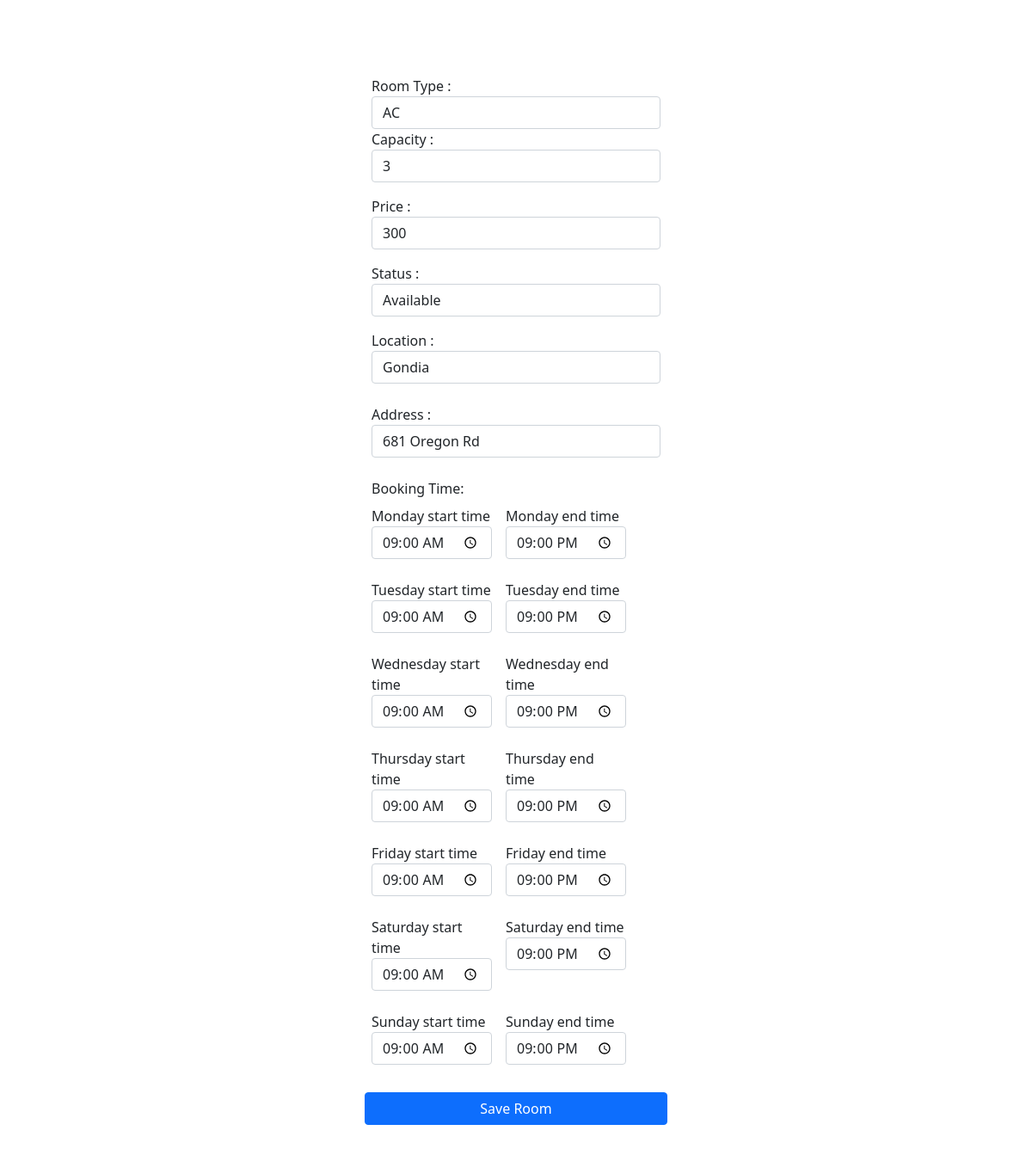
The app's page /roomedit/ssd/11 (signed in) with its own data.
### rmmain/models.py (models this page shows, shortened)
class Room(models.Model):
    manager = models.ForeignKey(Manager,on_delete=models.CASCADE)
    roomtype = models.ForeignKey(Roomtype,on_delete=models.CASCADE)
    capacity = models.IntegerField(default=0,blank=False)
    price = models.IntegerField(default=0)
    status = models.CharField(max_length=10000,blank=False)
    location = models.ForeignKey(Location,on_delete=models.CASCADE)
    address = models.CharField(max_length=10000,blank=False)
    mnumber = models.CharField(max_length=11,blank=False)

class Roomtype(models.Model):
    roomtype = models.CharField(max_length=200,blank=False)
    def __str__(self):
        return str(self.roomtype)

class Location(models.Model):
    city = models.CharField(max_length=200,blank=False)
    state = models.CharField(max_length=200,blank=False)
    country = models.CharField(max_length=200,blank=False)
    def __str__(self):
        return str(self.city)

class Timing(models.Model):
    manager = models.ForeignKey(Manager,on_delete=models.CASCADE)
    roomid = models.ForeignKey(Room,on_delete=models.CASCADE)
    smonday = models.TimeField(default= "09:00:00" ,blank=True)
    emonday = models.TimeField(default= "21:00:00",blank=True)
    stuesday = models.TimeField(default= "09:00:00",blank=True)
    etuesday = models.TimeField(default= "21:00:00",blank=True)
    swednesday = models.TimeField(default= "09:00:00",blank=True)
    ewednesday = models.TimeField(default= "21:00:00",blank=True)
    sthursday = models.TimeField(default= "09:00:00",blank=True)
    ethursday = models.TimeField(default= "21:00:00",blank=True)
    sfriday = models.TimeField(default= "09:00:00",blank=True)
    efriday = models.TimeField(default= "21:00:00",blank=True)
    ssaturday = models.TimeField(default= "09:00:00",blank=True)
    esaturday = models.TimeField(default= "21:00:00",blank=True)
    ssunday = models.TimeField(default= "09:00:00",blank=True)
    esunday = models.TimeField(default= "21:00:00",blank=True)

### rmmain/views.py (the view)
# urls.py: path('roomedit/<str:user>/<int:id>', views.roomedit,name='roomedit'),
def roomedit(request,user,id):
    if request.user.is_authenticated:
        if(request.method == "POST"):
            if(request.POST.get('eroomtype') and request.POST['ecapacity'] and request.POST['eprice'] and request.POST.get('estatus') and request.POST.get('elocation') and request.POST['eaddress']):
                new_data = Room.objects.get(pk=id)
                new_data.roomtype = Roomtype.objects.get(roomtype=request.POST.get('eroomtype'))
                new_data.capacity = request.POST['ecapacity']
                new_data.price = request.POST['eprice']
                new_data.status = request.POST.get('estatus')
                new_data.location = Location.objects.get(city=request.POST.get('elocation'))
                new_data.address = request.POST['eaddress']
                new_data.save()
                new_time = Timing.objects.get(roomid = id)
                new_time.smonday = request.POST.get('smonday')
                new_time.emonday = request.POST.get('emonday')
                new_time.stuesday = request.POST.get('stuesday')
                new_time.etuesday = request.POST.get('etuesday')
                new_time.swednesday = request.POST.get('swednesday')
                new_time.ewednesday = request.POST.get('ewednesday')
                new_time.sthursday = request.POST.get('sthursday')
                new_time.ethursday = request.POST.get('ethursday')
                new_time.sfriday = request.POST.get('sfriday')
                new_time.efriday =request.POST.get('efriday')
                new_time.ssaturday = request.POST.get('ssaturday')
                new_time.esaturday = request.POST.get('esaturday')
                new_time.ssunday = request.POST.get('ssunday')
                new_time.esunday = request.POST.get('esunday')
                new_time.save()
                return redirect('manager_dashboard',user=request.user)
            else:
                all_roomtypes = Roomtype.objects.all()
                locations = Location.objects.all()
                prev_data = Room.objects.get(pk=id)
                bookrange = Timing.objects.get(roomid = id)
                context = {
                    'alltypes':all_roomtypes,
                    'alllocations' : locations,
                    'prev_data' : prev_data,
                    'room_id':id,
                    'bookrange':bookrange
                }
                return render(request,'roomedit.html',context)
        else:
            all_roomtypes = Roomtype.objects.all()
            locations = Location.objects.all()
            prev_data = Room.objects.get(pk=id)
            bookrange = Timing.objects.get(roomid = id)
            print(bookrange.smonday)
            context = {
                'alltypes':all_roomtypes,
                'alllocations' : locations,
                'prev_data' : prev_data,
                'room_id':id,
                'bookrange':bookrange
            }
            return render(request,'roomedit.html',context)
    else:
        return redirect('manager_login')

### templates/roomedit.html (shortened to what this page needs)
<!doctype html>
<html lang="en">
<head>
    <link href="https://cdn.jsdelivr.net/npm/bootstrap@5.1.3/dist/css/bootstrap.min.css" rel="stylesheet"
>
</head>
<body>
    <div class="container-fluid">
        <section class="w-100 p-4 d-flex justify-content-center pb-4 " style="margin-top: 4rem;margin-bottom: 4rem;">
            <form class="row g-3" action="/roomedit/{{request.user}}/{{room_id}}" method="POST" style="text-align: initial;width: 22rem;">
                <div class="form-row">
                    <div class="form-group">
                        <label for="roomtype">Room Type : </label>
                        <select name="eroomtype" id="roomtype" class="form-control">
                            <option value="{{prev_data.roomtype}}" selected hidden>{{prev_data.roomtype}}</option>
                        </select>
                    </div>
                    <div class="form-group">
                        <label for="capacity">Capacity :</label>
                        <input value="{{prev_data.capacity}}" name="ecapacity" type="number" class="form-control" id="capacity" placeholder="capacity">
                    </div>
                </div>
                <div class="form-group">
                    <label for="price">Price :</label>
                    <input value="{{prev_data.price}}" name="eprice" type="number" class="form-control" id="price" placeholder="Price">
                </div>
                <div class="form-group">
                    <label for="status">Status : </label>
                    <select name="estatus" id="status" class="form-control">
                        <option value="{{prev_data.status}}" selected hidden>{{prev_data.status}}</option>
                    </select>
                </div>
                <div class="form-group mb-2">
                    <div class="form-group">
                        <label for="location">Location : </label>
                        <select name="elocation" id="location" class="form-control">
                            <option value="{{prev_data.location}}" selected hidden>{{prev_data.location}}</option>
                        </select>
                    </div>
                </div>
                <div class="form-group mb-2">
                    <div class="form-group">
                        <label for="address">Address : </label>
                        <input value="{{prev_data.address}}" name="eaddress" type="text" class="form-control" id="address" placeholder="Address">
                    </div>
                </div>
                <div class="form-group mb-2">
                    <label class="mb-2" for="location">Booking Time: </label>
                    <div class="form-group" style="display: flex;flex-wrap: wrap;flex-direction: row;gap: 1rem;">
                        <div class="form-group mb-2 col-md-5">
                            <label for="inputAddress">Monday start time</label>
                            <input value="{{bookrange.smonday|time:'H:i'}}" name="smonday" type="time" class="form-control " id="price" placeholder="Price">
                        </div>
                        <div class="form-group mb-2 col-md-5">
                            <label for="inputAddress">Monday end time</label>
                            <input value="{{bookrange.emonday|time:'H:i'}}" name="emonday" type="time" class="form-control" id="price" placeholder="Price">
                        </div>
                        <div class="form-group mb-2 col-md-5">
                            <label for="inputAddress">Tuesday start time</label>
                            <input value="{{bookrange.stuesday|time:'H:i'}}" name="stuesday" type="time" class="form-control " id="price" placeholder="Price">
                        </div>
                        <div class="form-group mb-2 col-md-5">
                            <label for="inputAddress">Tuesday end time</label>
                            <input value="{{bookrange.etuesday|time:'H:i'}}" name="etuesday" type="time" class="form-control" id="price" placeholder="Price">
                        </div>
                        <div class="form-group mb-2 col-md-5">
                            <label for="inputAddress">Wednesday start time</label>
                            <input value="{{bookrange.swednesday|time:'H:i'}}" name="swednesday" type="time" class="form-control " id="price" placeholder="Price">
                        </div>
                        <div class="form-group mb-2 col-md-5">
                            <label for="inputAddress">Wednesday end time</label>
                            <input value="{{bookrange.ewednesday|time:'H:i'}}" name="ewednesday" type="time" class="form-control" id="price" placeholder="Price">
                        </div>
                        <div class="form-group mb-2 col-md-5">
                            <label for="inputAddress">Thursday start time</label>
                            <input value="{{bookrange.sthursday|time:'H:i'}}" name="sthursday" type="time" class="form-control " id="price" placeholder="Price">
                        </div>
                        <div class="form-group mb-2 col-md-5">
                            <label for="inputAddress">Thursday end time</label>
                            <input value="{{bookrange.ethursday|time:'H:i'}}" name="ethursday" type="time" class="form-control" id="price" placeholder="Price">
                        </div>
                        <div class="form-group mb-2 col-md-5">
                            <label for="inputAddress">Friday start time</label>
                            <input value="{{bookrange.sfriday|time:'H:i'}}" name="sfriday" type="time" class="form-control " id="price" placeholder="Price">
                        </div>
                        <div class="form-group mb-2 col-md-5">
                            <label for="inputAddress">Friday end time</label>
                            <input value="{{bookrange.efriday|time:'H:i'}}" name="efriday" type="time" class="form-control" id="price" placeholder="Price">
                        </div>
                        <div class="form-group mb-2 col-md-5">
                            <label for="inputAddress">Saturday start time</label>
                            <input value="{{bookrange.ssaturday|time:'H:i'}}" name="ssaturday" type="time" class="form-control " id="price" placeholder="Price">
                        </div>
                        <div class="form-group mb-2 col-md-5">
                            <label for="inputAddress">Saturday end time</label>
                            <input value="{{bookrange.esaturday|time:'H:i'}}" name="esaturday" type="time" class="form-control" id="price" placeholder="Price">
                        </div>
                        <div class="form-group mb-2 col-md-5">
                            <label for="inputAddress">Sunday start time</label>
                            <input value="{{bookrange.ssunday|time:'H:i'}}" name="ssunday" type="time" class="form-control " id="price" placeholder="Price">
                        </div>
                        <div class="form-group mb-2 col-md-5">
                            <label for="inputAddress">Sunday end time</label>
                            <input value="{{bookrange.esunday|time:'H:i'}}" name="esunday" type="time" class="form-control" id="price" placeholder="Price">
                        </div>
                    </div>
                </div>
                <button type="submit" class="btn btn-primary">Save Room</button>
            </form>
        </section>
    </div>
</body>
</html>

### records on screen
Room: eroomtype "AC", ecapacity "3", eprice "300", estatus "Available", elocation "Gondia", eaddress "681 Oregon Rd"
Timing: smonday "09:00", emonday "21:00", stuesday "09:00", etuesday "21:00", swednesday "09:00", ewednesday "21:00", sthursday "09:00", ethursday "21:00", sfriday "09:00", efriday "21:00", ssaturday "09:00", esaturday "21:00", ssunday "09:00", esunday "21:00"
